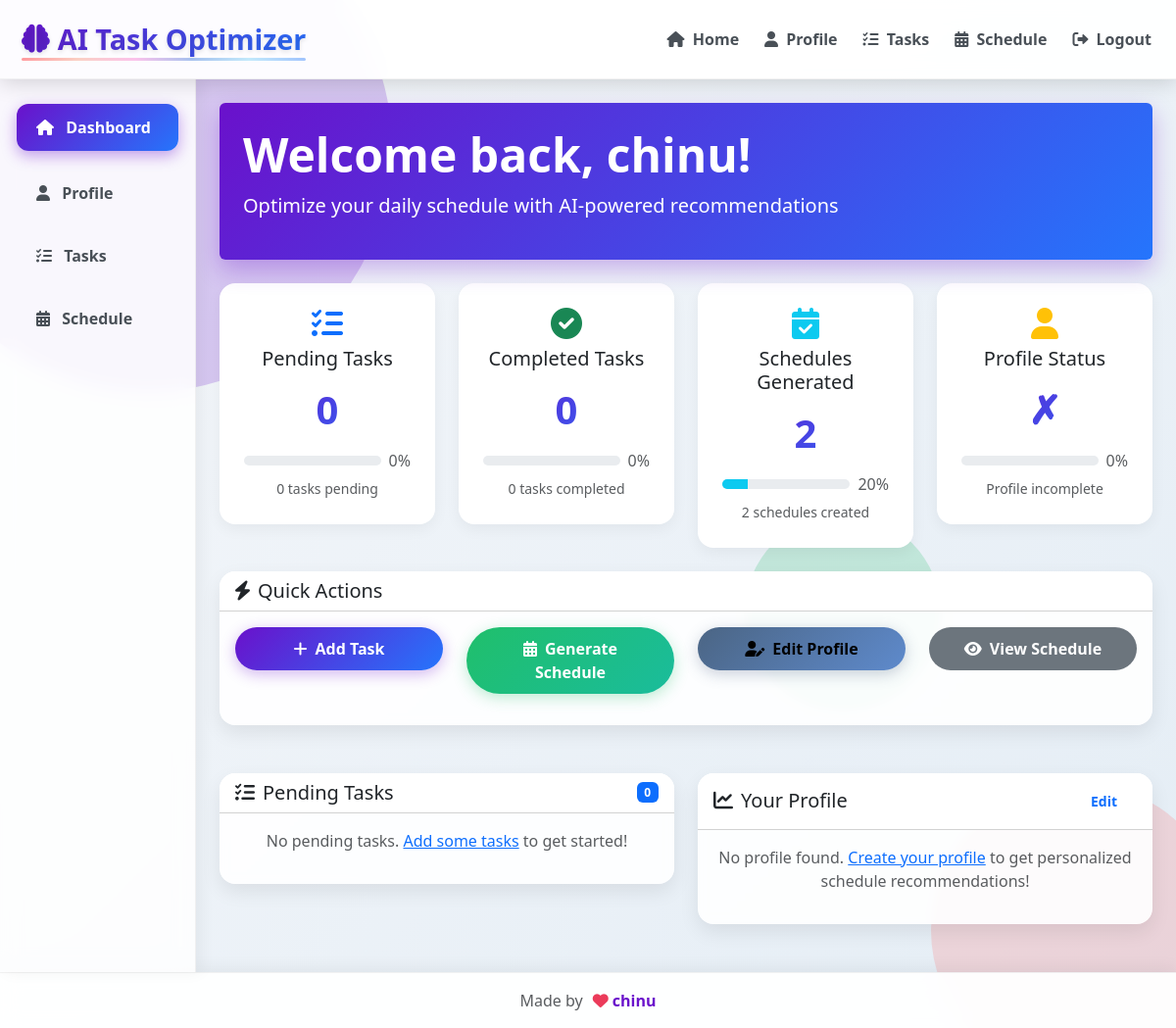
The app's page / (signed in) with its own data.
### models.py (models this page shows, shortened)
class User(UserMixin, db.Model):
    id = db.Column(db.Integer, primary_key=True)
    username = db.Column(db.String(80), unique=True, nullable=False)
    email = db.Column(db.String(120), unique=True, nullable=False)
    password_hash = db.Column(db.String(120), nullable=False)
    is_admin = db.Column(db.Boolean, default=False)
    created_at = db.Column(db.DateTime, default=datetime.utcnow)
    name = db.Column(db.String(100))
    role = db.Column(db.String(50))
    schedule_days = db.Column(db.Integer)
    peak_energy = db.Column(db.String(20))
    study_preference = db.Column(db.String(50))
    family_time = db.Column(db.String(50))
    workout_preference = db.Column(db.String(20))
    workout_impact = db.Column(db.String(20))
    main_goals = db.Column(db.Text)
    sleep_schedule = db.Column(db.JSON)
    weekly_schedule = db.Column(db.JSON)
    tasks = db.relationship('Task', backref='user', lazy=True)
    schedules = db.relationship('Schedule', backref='user', lazy=True)

### app.py (the view)
@app.route('/')
@login_required
def index():
    pending_tasks = Task.query.filter_by(user_id=current_user.id, status='pending').all()
    completed_tasks = Task.query.filter_by(user_id=current_user.id, status='completed').all()
    schedules = Schedule.query.filter_by(user_id=current_user.id).all()
    tasks_data = {
        'pending': pending_tasks,
        'completed': completed_tasks,
        'schedules': {str(schedule.date): schedule.schedule_data for schedule in schedules}
    }
    return render_template('index.html', profile=current_user, tasks=tasks_data)

### app.py (called while the page is built)
@login_manager.user_loader
def load_user(id):
    return User.query.get(int(id))

### templates/index.html (shortened to what this page needs)
{% extends "base.html" %}
{% block content %}
<div class="container-fluid py-4">
    <div class="row mb-4">
        <div class="col-12">
            <div class="header-gradient p-4 rounded fade-in">
                <h1 class="display-5 fw-bold">Welcome back, {{ profile.name or profile.username or 'User' }}!</h1>
                <p class="lead">Optimize your daily schedule with AI-powered recommendations</p>
            </div>
        </div>
    </div>
    <div class="row mb-4">
        {% set total_tasks = (tasks.pending|length + tasks.completed|length) %}
        <div class="col-md-3 slide-in-left">
            <div class="stat-card">
                <div class="card-body text-center">
                    <i class="fas fa-tasks fa-2x text-primary mb-2"></i>
                    <h5 class="card-title">Pending Tasks</h5>
                    <div class="stat-number">{{ tasks.pending|length }}</div>
                    {% set pending_pct = (total_tasks and ((tasks.pending|length / total_tasks) * 100) or 0) | int %}
                    <div class="d-flex align-items-center mt-2">
                        <div class="progress flex-grow-1" aria-valuemin="0" aria-valuemax="100" aria-valuenow="{{ pending_pct }}">
                        </div>
                        <span class="ms-2 text-muted">{{ pending_pct }}%</span>
                    </div>
                    <div class="mt-1">
                        <small class="text-muted">{{ tasks.pending|length }} tasks pending</small>
                    </div>
                </div>
            </div>
        </div>
        <div class="col-md-3 slide-in-left">
            <div class="stat-card">
                <div class="card-body text-center">
                    <i class="fas fa-check-circle fa-2x text-success mb-2"></i>
                    <h5 class="card-title">Completed Tasks</h5>
                    <div class="stat-number">{{ tasks.completed|length }}</div>
                    {% set completed_pct = (total_tasks and ((tasks.completed|length / total_tasks) * 100) or 0) | int %}
                    <div class="d-flex align-items-center mt-2">
                        <div class="progress flex-grow-1" aria-valuemin="0" aria-valuemax="100" aria-valuenow="{{ completed_pct }}">
                        </div>
                        <span class="ms-2 text-muted">{{ completed_pct }}%</span>
                    </div>
                    <div class="mt-1">
                        <small class="text-muted">{{ tasks.completed|length }} tasks completed</small>
                    </div>
                </div>
            </div>
        </div>
        <div class="col-md-3 slide-in-right">
            <div class="stat-card">
                <div class="card-body text-center">
                    <i class="fas fa-calendar-check fa-2x text-info mb-2"></i>
                    <h5 class="card-title">Schedules Generated</h5>
                    <div class="stat-number">{{ tasks.schedules|length }}</div>
                    {% set schedules_pct = ((tasks.schedules|length * 10) if tasks.schedules else 0) %}
                    {% set schedules_pct = schedules_pct if schedules_pct < 100 else 100 %}
                    <div class="d-flex align-items-center mt-2">
                        <div class="progress flex-grow-1" aria-valuemin="0" aria-valuemax="100" aria-valuenow="{{ schedules_pct }}">
                            <div class="progress-bar bg-info" role="progressbar" style="width: {{ schedules_pct }}%"></div>
                        </div>
                        <span class="ms-2 text-muted">{{ schedules_pct }}%</span>
                    </div>
                    <div class="mt-1">
                        <small class="text-muted">{{ tasks.schedules|length }} schedules created</small>
                    </div>
                </div>
            </div>
        </div>
        <div class="col-md-3 slide-in-right">
            <div class="stat-card">
                <div class="card-body text-center">
                    <i class="fas fa-user fa-2x text-warning mb-2"></i>
                    <h5 class="card-title">Profile Status</h5>
                    <div class="stat-number">{{ '✓' if profile.name else '✗' }}</div>
                    {% set profile_pct = 100 if profile.name else 0 %}
                    <div class="d-flex align-items-center mt-2">
                        <div class="progress flex-grow-1" aria-valuemin="0" aria-valuemax="100" aria-valuenow="{{ profile_pct }}">
                        </div>
                        <span class="ms-2 text-muted">{{ profile_pct }}%</span>
                    </div>
                    <div class="mt-1">
                        <small class="text-muted">{{ 'Profile complete' if profile.name else 'Profile incomplete' }}</small>
                    </div>
                </div>
            </div>
        </div>
    </div>
    <div class="row mb-4">
        <div class="col-12">
            <div class="card bounce-in">
                <div class="card-header bg-white">
                    <h5 class="mb-0"><i class="fas fa-bolt me-2"></i>Quick Actions</h5>
                </div>
                <div class="card-body">
                    <div class="row">
                        <div class="col-md-3 mb-3">
                            <button class="btn btn-primary w-100" onclick="location.href='/tasks'">
                                <i class="fas fa-plus me-2"></i>Add Task
                            </button>
                        </div>
                        <div class="col-md-3 mb-3">
                            <button class="btn btn-success w-100" onclick="generateSchedule()">
                                <i class="fas fa-calendar-alt me-2"></i>Generate Schedule
                            </button>
                        </div>
                        <div class="col-md-3 mb-3">
                            <button class="btn btn-info w-100" onclick="location.href='/profile'">
                                <i class="fas fa-user-edit me-2"></i>Edit Profile
                            </button>
                        </div>
                        <div class="col-md-3 mb-3">
                            <button class="btn btn-secondary w-100" onclick="location.href='/schedule'">
                                <i class="fas fa-eye me-2"></i>View Schedule
                            </button>
                        </div>
                    </div>
                </div>
            </div>
        </div>
    </div>
    <div class="row">
        <div class="col-lg-6 slide-in-left">
            <div class="card">
                <div class="card-header bg-white d-flex justify-content-between align-items-center">
                    <h5 class="mb-0"><i class="fas fa-list-check me-2"></i>Pending Tasks</h5>
                    <span class="badge bg-primary">{{ tasks.pending|length }}</span>
                </div>
                <div class="card-body">
                    {% if tasks.pending %}
                        {% for task in tasks.pending[:5] %}
                        <div class="card task-card priority-{{ task.priority }} mb-3" onclick="completeTask({{ loop.index0 }})">
                            <div class="card-body">
                                <div class="d-flex justify-content-between">
                                    <h6 class="card-title">{{ task.description }}</h6>
                                    <span class="badge bg-{{ 'danger' if task.priority == 'high' else 'warning' if task.priority == 'medium' else 'success' }}">{{ task.priority }}</span>
                                </div>
                                <p class="card-text">
                                    <small class="text-muted">
                                        <i class="fas fa-clock me-1"></i>{{ task.duration }} |
                                        <i class="fas fa-tag me-1"></i>{{ task.type }}
                                    </small>
                                </p>
                                <p class="card-text">{{ task.preferences }}</p>
                                <button class="btn btn-sm btn-success complete-task-btn">
                                    <i class="fas fa-check me-1"></i>Complete
                                </button>
                            </div>
                        </div>
                        {% endfor %}
                        {% if tasks.pending|length > 5 %}
                        <div class="text-center">
                            <a href="/tasks" class="btn btn-outline-primary">View All Tasks</a>
                        </div>
                        {% endif %}
                    {% else %}
                        <p class="text-muted text-center">No pending tasks. <a href="/tasks">Add some tasks</a> to get started!</p>
                    {% endif %}
                </div>
            </div>
        </div>
        <div class="col-lg-6 slide-in-right">
            <div class="card">
                <div class="card-header bg-white d-flex justify-content-between align-items-center">
                    <h5 class="mb-0"><i class="fas fa-chart-line me-2"></i>Your Profile</h5>
                    <a href="/profile" class="btn btn-sm btn-outline-primary">Edit</a>
                </div>
                <div class="card-body">
                    {% if profile.name %}
                        <div class="row">
                            <div class="col-md-6">
                                <p><strong>Name:</strong> {{ profile.name }}</p>
                                <p><strong>Role:</strong> {{ profile.role or 'Not set' }}</p>
                                <p><strong>Peak Energy:</strong> {{ profile.peak_energy or 'Not set' }}</p>
                                <p><strong>Study Preference:</strong> {{ profile.study_preference or 'Not set' }}</p>
                            </div>
                            <div class="col-md-6">
                                <p><strong>Schedule Days:</strong> {{ profile.schedule_days or 0 }}</p>
                                <p><strong>Workout Preference:</strong> {{ profile.workout_preference or 'Not set' }}</p>
                                <p><strong>Family Time:</strong> {{ profile.family_time or 'Not set' }}</p>
                                <p><strong>Main Goals:</strong> {{ profile.main_goals or 'Not set' }}</p>
                            </div>
                        </div>
                        <div class="mt-3">
                            <h6>Weekly Schedule:</h6>
                            <div class="progress mt-2">
                                <div class="progress-bar" role="progressbar" style="width: {{ ((profile.schedule_days or 0) / 7 * 100)|int }}%"></div>
                            </div>
                            <div class="d-flex justify-content-between mt-1">
                                <small class="text-muted">Progress</small>
                                <small class="text-muted">{{ ((profile.schedule_days or 0) / 7 * 100)|int }}%</small>
                            </div>
                        </div>
                    {% else %}
                        <p class="text-muted text-center">No profile found. <a href="/profile">Create your profile</a> to get personalized schedule recommendations!</p>
                    {% endif %}
                </div>
            </div>
        </div>
    </div>
</div>
{% endblock %}

### templates/base.html (style rules this page uses)
:root { --primary-color: #6a11cb; --secondary-color: #2575fc; --accent-color: #ff6b6b; --light-color: #f8f9fa; --dark-color: #212529; --success-color: #20bf6b; --warning-color: #f7b731; --danger-color: #eb3b5a; --info-color: #4b6584; --purple-gradient: linear-gradient(135deg, var(--primary-color), var(--secondary-color)); --rainbow-gradient: linear-gradient(90deg, #ff9a9e, #fad0c4, #fbc2eb, #a6c1ee, #c2e9fb, #a1c4fd); }
body { background: linear-gradient(135deg, #f5f7fa 0%, #e4edf5 100%); font-family: 'Segoe UI', Tahoma, Geneva, Verdana, sans-serif; min-height: 100vh; overflow-x: hidden; }
.card { border-radius: 16px; box-shadow: 0 8px 20px rgba(0,0,0,0.08); border: none; margin-bottom: 25px; transition: all 0.4s cubic-bezier(0.175, 0.885, 0.32, 1.275); background: rgba(255, 255, 255, 0.9); backdrop-filter: blur(5px); position: relative; overflow: hidden; }
.card::before { content: ''; position: absolute; top: 0; left: 0; width: 100%; height: 4px; background: var(--rainbow-gradient); transform: scaleX(0); transform-origin: left; transition: transform 0.5s ease; }
.btn { border-radius: 50px; font-weight: 600; padding: 10px 20px; transition: all 0.3s ease; position: relative; overflow: hidden; border: none; }
.btn-primary { background: var(--purple-gradient); box-shadow: 0 4px 15px rgba(106, 17, 203, 0.3); }
.btn-success { background: linear-gradient(135deg, var(--success-color), #1abc9c); box-shadow: 0 4px 15px rgba(32, 191, 107, 0.3); }
.btn-info { background: linear-gradient(135deg, var(--info-color), #5e8acc); box-shadow: 0 4px 15px rgba(75, 101, 132, 0.3); }
.btn::after { content: ''; position: absolute; top: 50%; left: 50%; width: 5px; height: 5px; background: rgba(255, 255, 255, 0.5); opacity: 0; border-radius: 100%; transform: scale(1, 1) translate(-50%); transform-origin: 50% 50%; }
.header-gradient { background: var(--purple-gradient); color: white; border-radius: 16px; box-shadow: 0 10px 25px rgba(106, 17, 203, 0.3); position: relative; overflow: hidden; animation: gradientShift 8s ease infinite; }
.header-gradient::before { content: ''; position: absolute; top: 0; left: -100%; width: 100%; height: 100%; background: linear-gradient(90deg, transparent, rgba(255,255,255,0.2), transparent); transition: 0.5s; animation: shine 3s infinite; }
.stat-card { text-align: center; padding: 25px; border-radius: 16px; transition: all 0.3s ease; background: white; box-shadow: 0 5px 15px rgba(0,0,0,0.05); }
.stat-number { font-size: 2.5rem; font-weight: 800; background: var(--purple-gradient); -webkit-background-clip: text; -webkit-text-fill-color: transparent; margin: 10px 0; }
.fade-in { animation: fadeIn 0.5s ease-in; }
.slide-in-left { animation: slideInLeft 0.5s ease-out; }
.slide-in-right { animation: slideInRight 0.5s ease-out; }
.bounce-in { animation: bounceIn 0.8s ease; }
.progress { height: 10px; border-radius: 5px; overflow: hidden; }
.progress-bar { transition: none; }

### records on screen
User: name+username "chinu", name "✗", name "Profile incomplete"

### other values on screen
{{ tasks.pending|length }} "0"
{{ pending_pct }} "0"
{{ tasks.completed|length }} "0"
{{ completed_pct }} "0"
{{ tasks.schedules|length }} "2"
{{ schedules_pct }} "20"
{{ profile_pct }} "0"
